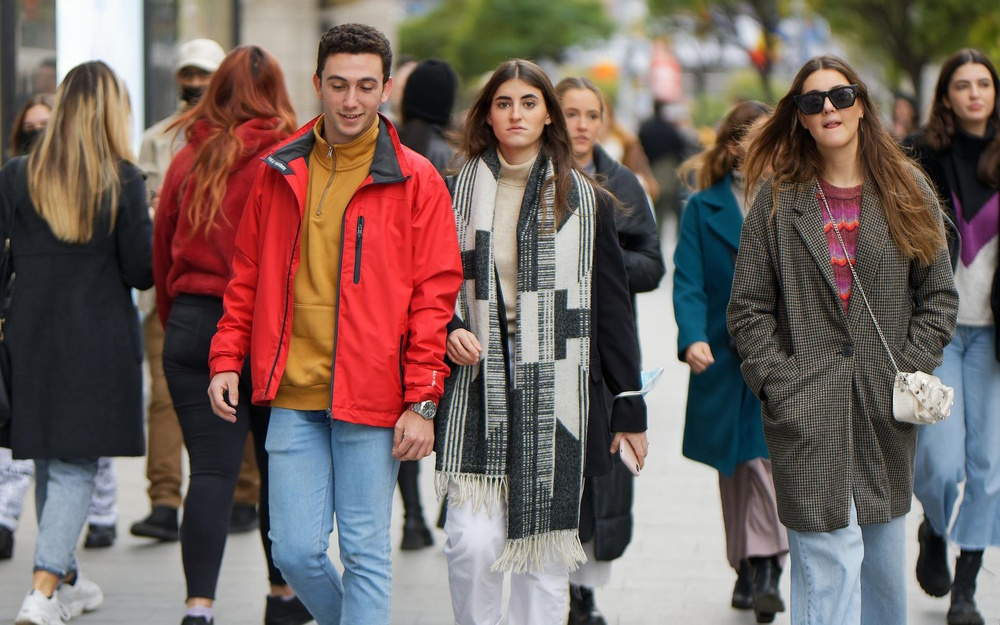
#> input picture Projects/photo-portrait-right-protection/walking.jpg, 1000 x 625 px, shrunk from 1920 x 1200 before the run, given in place of the camera
$ jupyter execute opencv_opticalFlow.ipynb   (text cells are left out)
#> lines starting #> are read from the running program, lines starting #| are printed output that depends on the picture; after the words box and inside, x2 and y2 are one past the last pixel; in counts of white or black regions, pixels touching at a corner belong together
[cell 1]
import numpy as np
import cv2

[cell 2]
corner_track_params = dict(maxCorners = 10,qualityLevel=0.3,minDistance=7,blockSize=7)

[cell 3]
lk_params = dict(winSize=(200,200),maxLevel=2,criteria=(cv2.TERM_CRITERIA_EPS | cv2.TERM_CRITERIA_COUNT,10,0.03))

[cell 4]
cap = cv2.VideoCapture(0)

ret,prev_frame = cap.read()
#> prev_frame is the input picture: shape (625, 1000, 3); mean B, G, R 95.1, 99.3, 116.1

prev_gray = cv2.cvtColor(prev_frame,cv2.COLOR_BGR2GRAY)
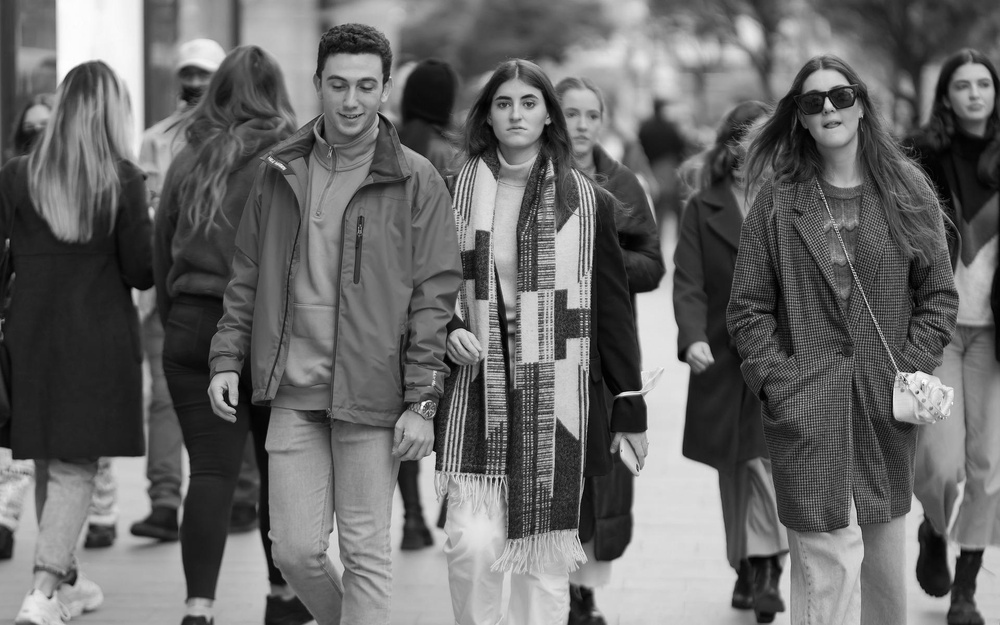
#> prev_gray: shape (625, 1000); min 0, max 255, mean 103.9

# points to track
prevPts = cv2.goodFeaturesToTrack(prev_gray,mask=None,**corner_track_params)
#> prevPts = [[497, 477], [235, 404], [462, 470], [467, 475], [557, 357], [477, 476], [433, 452], [569, 306], [422, 404], [918, 391]]

mask = np.zeros_like(prev_frame)

while True:
    ret,frame = cap.read()

    frame_gray = cv2.cvtColor(frame,cv2.COLOR_BGR2GRAY)

    nextPts, status, err = cv2.calcOpticalFlowPyrLK(prev_gray,frame_gray,prevPts,None,**lk_params)
#> nextPts has the same summary as prevPts; status = [1, 1, 1, 1, 1, 1, 1, 1, 1, 1]; err = [0, 0, 0, 0, 0, 0, 0, 0, 0, 0]

    good_new = nextPts[status==1]
#> good_new has the same summary as prevPts
    good_prev = prevPts[status==1]
#> good_prev has the same summary as prevPts

    for i, (new,prev) in enumerate(zip(good_new,good_prev)):
        # change to integer type
        x_new, y_new = new.ravel()
        x_new, y_new = int(x_new), int(y_new)
        x_prev, y_prev = prev.ravel()
        x_prev, y_prev = int(x_prev), int(y_prev)

        mask = cv2.line(mask,(x_new,y_new),(x_prev,y_prev),(0,255,0),3)

        frame = cv2.circle(frame,(x_new,y_new),8,(0,0,255),-1)
#> this loop made 10 passes
#> (x_new, y_new, x_prev, y_prev) on passes 1 to 10: (497, 477, 497, 477), (235, 404, 235, 404), (462, 470, 462, 470), (467, 475, 467, 475), (557, 357, 557, 357), (477, 476, 477, 476), (433, 452, 433, 452), (569, 306, 569, 306), (422, 404, 422, 404), (918, 391, 918, 391)
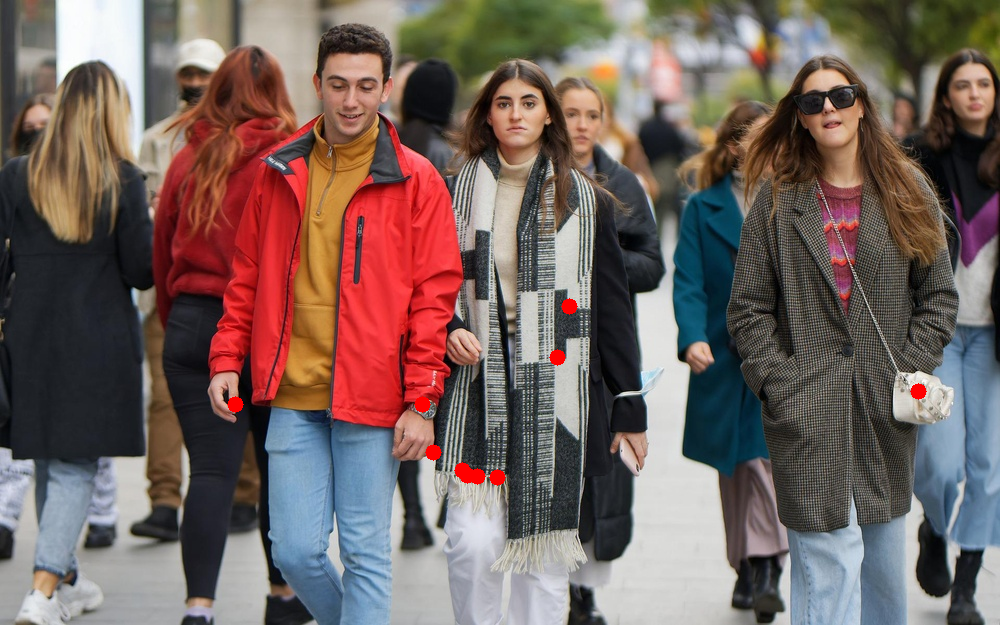
#> frame: shape (625, 1000, 3); mean B, G, R 94.7, 99, 116.4
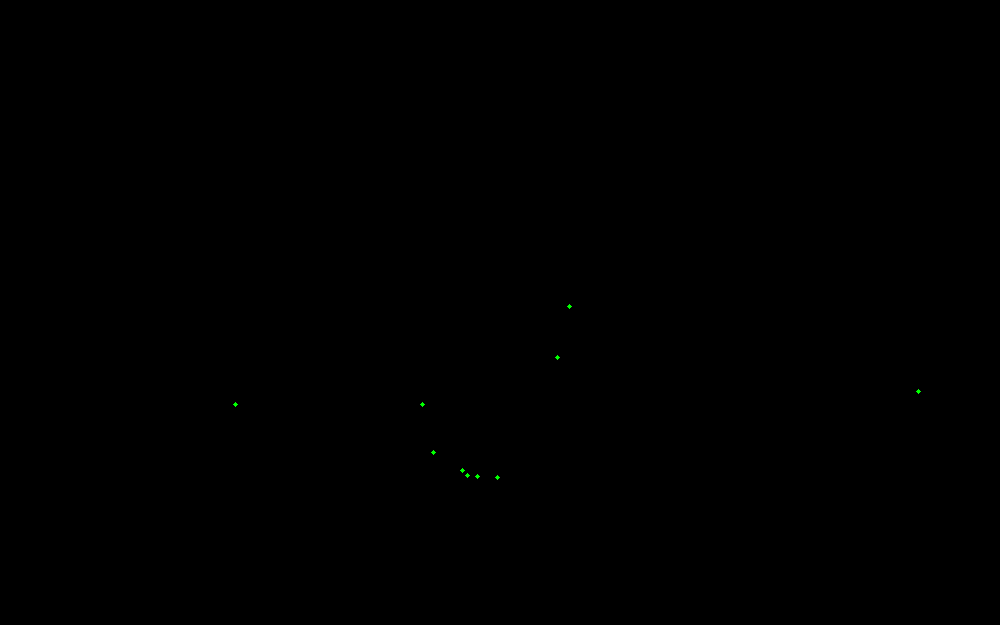
#> mask: shape (625, 1000, 3); mean of channels 0, 1, 2 0, 0.1, 0; drawn as B, G, R

    img = cv2.add(frame,mask)
    cv2.imshow('tracking',img)

    k = cv2.waitKey(30) & 0xFF
#> (key Esc is pressed here)
    if k == 27:
        break

    prev_gray = frame_gray.copy()
    prevPts = good_new.reshape(-1,1,2)


cv2.destroyAllWindows()
cap.release()

[cell 5]
import cv2
import numpy as np

[cell 6]
cap = cv2.VideoCapture(0)

ret,frame1 = cap.read()

prvsImg = cv2.cvtColor(frame1,cv2.COLOR_BGR2GRAY)

hsv_mask = np.zeros_like(frame1)
hsv_mask[:,:,1] = 255

while True:
    ret,frame2 = cap.read()

    nextImg = cv2.cvtColor(frame2,cv2.COLOR_BGR2GRAY)

    # able to change the params but use those as default
    flow = cv2.calcOpticalFlowFarneback(prvsImg,nextImg,None,0.5,3,15,3,5,1.2,0)

    mag, ang = cv2.cartToPolar(flow[:,:,0],flow[:,:,1],angleInDegrees=True)
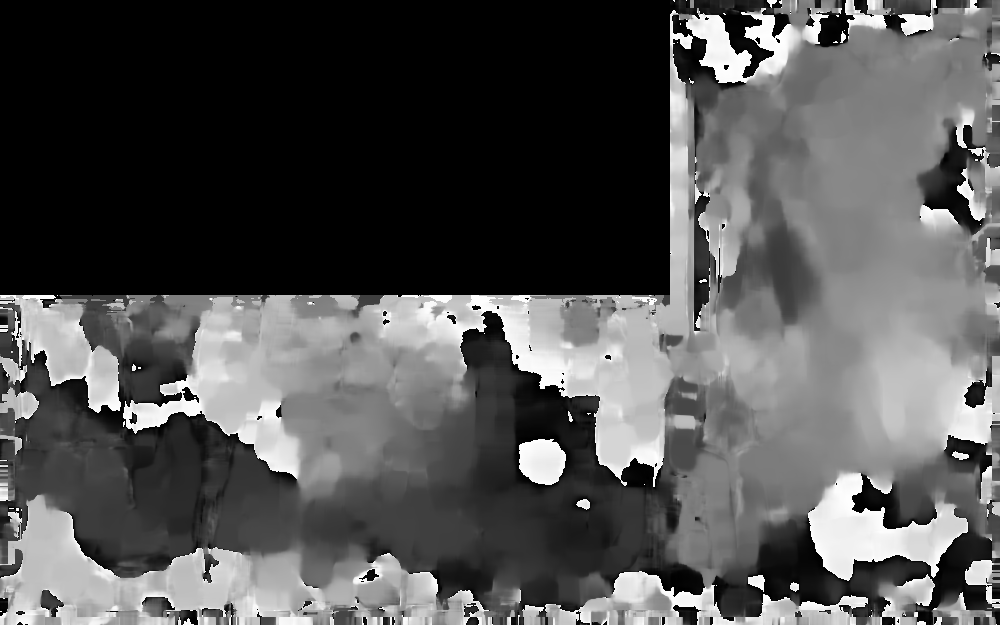
#> ang: shape (625, 1000) float32; min 0, max 360, mean 118.6; drawn with min black and max white

    hsv_mask[:,:,0] = ang/2
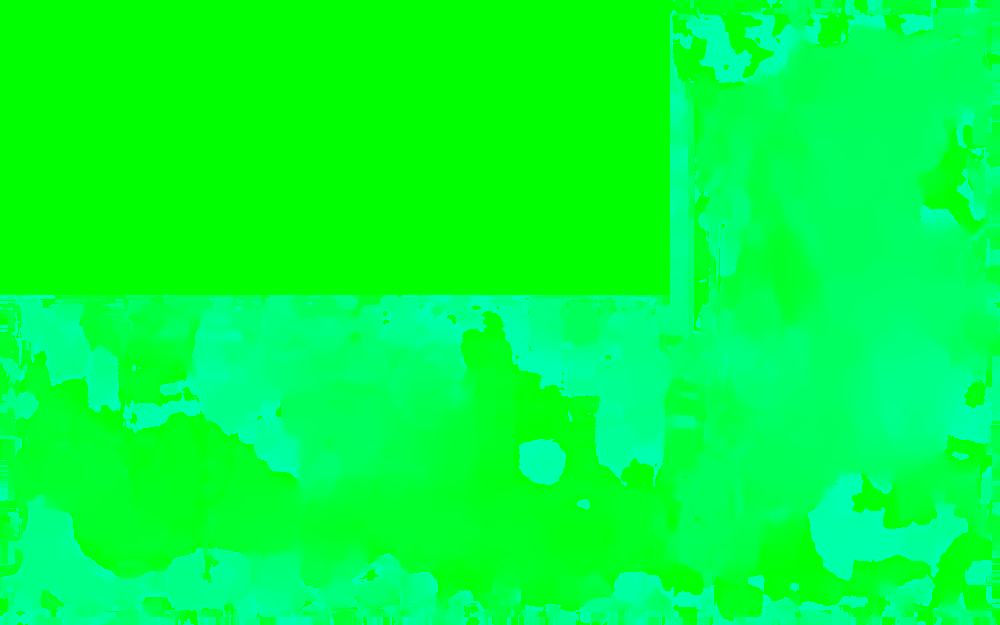
#> hsv_mask: shape (625, 1000, 3); mean of channels 0, 1, 2 59, 255, 0; drawn as B, G, R

    hsv_mask[:,:,2] = cv2.normalize(mag,None,0,255,cv2.NORM_MINMAX)
#> hsv_mask: shape (625, 1000, 3); 0.76% of pixels changed, all inside (x1, y1, x2, y2) = (0, 0, 1000, 625)

    bgr = cv2.cvtColor(hsv_mask,cv2.COLOR_HSV2BGR)
    cv2.imshow('frame',bgr)

    k = cv2.waitKey(10) & 0xFF
#> (key Esc is pressed here)
    if k == 27:
        break

    prvsImg = nextImg

cap.release()
cv2.destroyAllWindows()
